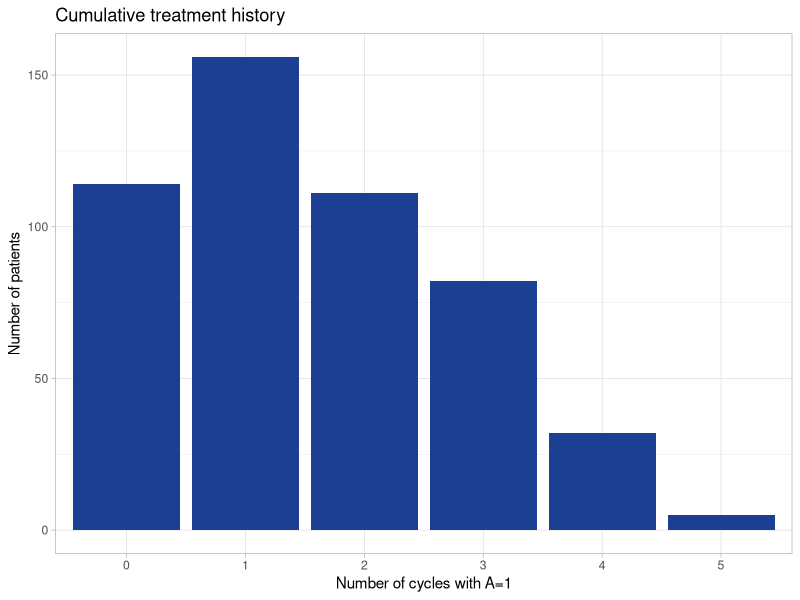
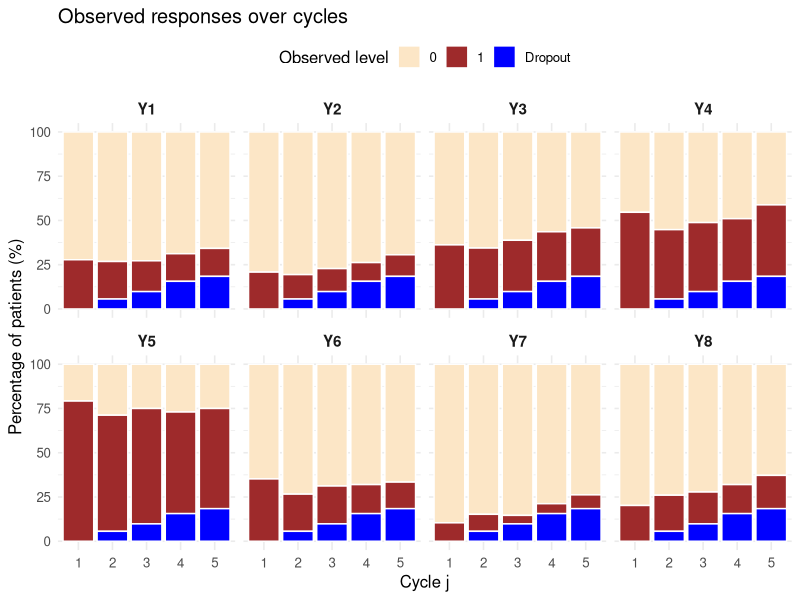
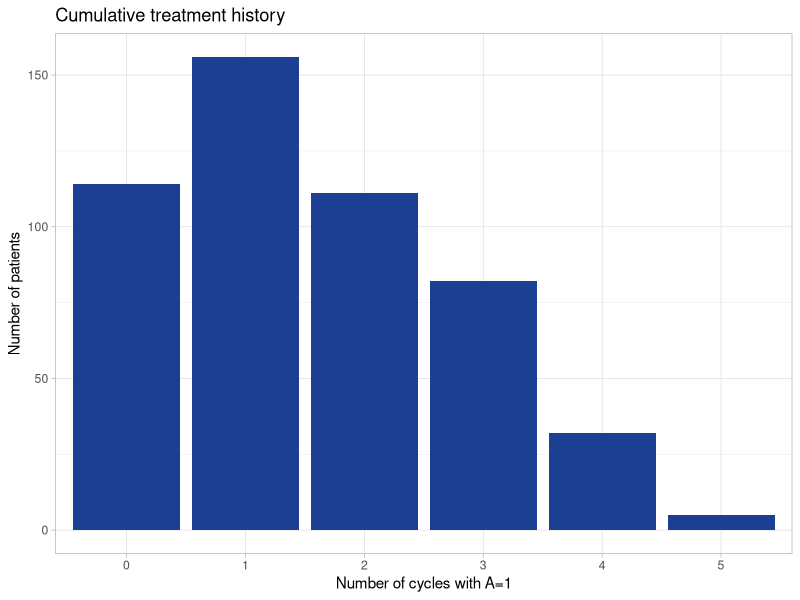
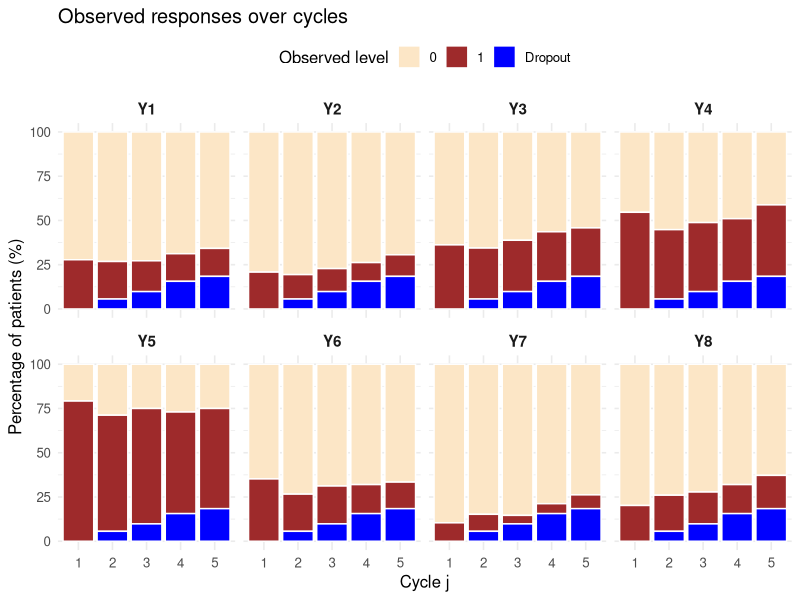

Recreate these plots in R, in order.

library(dplyr)
library(ggplot2)
library(tidyr)

# Set the working directory to the root of this repository before running the script
dir.create("results/figures", recursive = TRUE, showWarnings = FALSE)

long_dat = read.csv2("data/fake_data.csv")
head(long_dat)


############
# Figure 3 #
############
df_cumA <- long_dat %>%
  group_by(id) %>%
  summarise(cumA = sum(A == 1, na.rm = TRUE), .groups = "drop")

figure_3 = ggplot(df_cumA, aes(x = factor(cumA, levels = 0:5))) +
  geom_bar(fill = "#1C3F94") +
  scale_x_discrete(drop = FALSE) +
  labs(x = "Number of cycles with A=1", y = "Number of patients",
       title = "Cumulative treatment history") +
  theme_light()
figure_3

ggsave("results/figures/figure_3.pdf", plot = figure_3, width = 5, height = 6)


############
# Figure 4 #
############

# 1. Patient x cycle grid
J <- max(long_dat$cycle) 
Y_vars <- paste0("Y", 1:8)

dat_plot <- expand_grid(id = unique(long_dat$id), cycle = 1:J) %>%
  left_join(long_dat %>% 
              select(id, cycle, all_of(Y_vars)), 
            by = c("id", "cycle")) %>%
  left_join(long_dat %>%
              group_by(id) %>%
              summarise(M = max(cycle),.groups = "drop"),
            by = "id")

# 2. Long format
dat_plot_long <- dat_plot %>%
  pivot_longer(cols = all_of(Y_vars), names_to = "Outcome", 
               values_to = "Value") %>%
  mutate(Value = case_when(cycle > M ~ "Dropout",
                           Value == 0 ~ "0",
                           Value == 1 ~ "1",
                           TRUE ~ NA_character_)) %>%
  filter(!is.na(Value)) %>%
  mutate(Value = factor(Value, levels = c("0", "1", "Dropout")))

# 3. Percentages
dat_percent <- dat_plot_long %>%
  count(Outcome, cycle, Value) %>%
  group_by(Outcome, cycle) %>%
  mutate(Percentage = 100 * n / sum(n)) %>%
  ungroup()

# 4. Plot
figure_4 = ggplot(dat_percent, aes(x = factor(cycle), y = Percentage, fill = Value)) +
  geom_bar(stat = "identity", position = "stack", color = "white") +
  facet_wrap(~ Outcome, ncol = 4) +
  scale_fill_manual(name = "Observed level",
                    values = c("0" = "#fce6c6", "1" = "#9e2a2b","Dropout" = "blue")) +
  labs(x = "Cycle j", y = "Percentage of patients (%)",
       title = "Observed responses over cycles") +
  theme_minimal(base_size = 12) +
  theme(strip.text = element_text(face = "bold", size = 11), legend.position = "top")
figure_4

ggsave("results/figures/figure_4.pdf", plot = figure_4, width = 15, height = 8)
